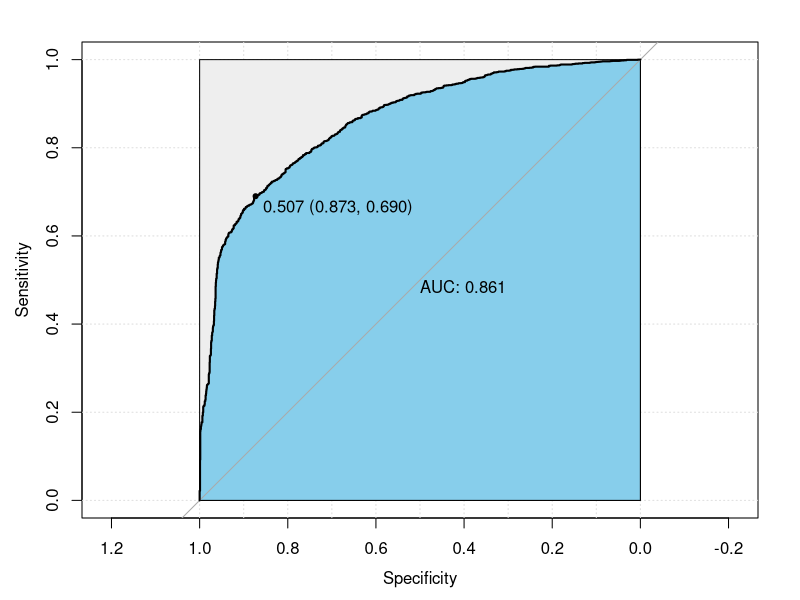

Recreate this plot in R. (Note: this script raises an error after producing the figure.)
## ---- chunk 1
library(MASS)
library(pROC)
library(caret)
library(ggplot2)
## ---- chunk 2
train<-read.csv("./../data/train with smote.csv",header=T)
test<-read.csv("./../data/test.csv",header=T)

for(i in c(1,3,5,6,7,8,15)){
  train[,i]<-as.factor(train[,i])
  test[,i]<-as.factor(test[,i])
}
## ---- chunk 3
fit_LR<-stepAIC(glm(TenYearCHD~.,data=train,family=binomial(link="logit")))
## ---- chunk 4
summary(fit_LR)
## ---- chunk 5
pred_LR_train<-predict(object=fit_LR,newdata=train[,-15],type="response")
roc_LR_train<-roc(train$TenYearCHD,pred_LR_train)
plot(roc_LR_train,print.auc=T,auc.polygon=TRUE,max.auc.polygon=TRUE,grid=c(0.1,0.2),
     auc.polygon.col="skyblue", print.thres=TRUE) #0.861
opt_LR<-coords(roc=roc_LR_train,x="best",ret="threshold",best.method="closest.topleft")
pred_LR_train<-ifelse(pred_LR_train<opt_LR,0,1)
confusionMatrix(data=as.factor(pred_LR_train),reference=as.factor(train$TenYearCHD))

#0.7782,0.804,0.7519
## ---- chunk 6
pred_LR_test<-predict(object=fit_LR,newdata=test[,-15],type="response")
roc_LR_test<-roc(test$TenYearCHD,pred_LR_test)
plot(roc_LR_test,print.auc=T,auc.polygon=TRUE,max.auc.polygon=TRUE,grid=c(0.1,0.2),
     auc.polygon.col="skyblue", print.thres=TRUE) #0.731
pred_LR_test<-ifelse(pred_LR_test<opt_LR,0,1)
confusionMatrix(data=as.factor(pred_LR_test),reference=as.factor(test$TenYearCHD))

#0.7759,0.8310,0.4603
## ---- chunk 7
cor(train$sysBP,train$diaBP)
## ---- chunk 8
fit_BP1<-stepAIC(glm(TenYearCHD~.,data=train[,-11],family=binomial(link="logit")))
## ---- chunk 9
summary(fit_BP1)
## ---- chunk 10
pred_BP1_train<-predict(fit_BP1,newdata=train[,-15],type="response",quiet=T)
roc_BP1_train<-roc(train$TenYearCHD,pred_BP1_train)
plot(roc_BP1_train,print.auc=T,auc.polygon=TRUE,max.auc.polygon=TRUE,grid=c(0.1,0.2),
     auc.polygon.col="skyblue", print.thres=TRUE) #0.861
opt_BP1<-coords(roc=roc_BP1_train,x="best",ret="threshold",best.method="closest.topleft")
pred_BP1_train<-ifelse(pred_BP1_train<opt_BP1,0,1)
confusionMatrix(data=as.factor(pred_BP1_train),reference=as.factor(train$TenYearCHD))
#0.7794,0.8079,0.7510
## ---- chunk 11
pred_BP1_test<-predict(object=fit_BP1,newdata=test[,-15],type="response")
roc_BP1_test<-roc(test$TenYearCHD,pred_BP1_test)
plot(roc_BP1_test,print.auc=T,auc.polygon=TRUE,max.auc.polygon=TRUE,grid=c(0.1,0.2),
     auc.polygon.col="skyblue", print.thres=TRUE) #0.731
pred_BP1_test<-ifelse(pred_BP1_test<opt_BP1,0,1)
confusionMatrix(data=as.factor(pred_BP1_test),reference=as.factor(test$TenYearCHD))
#0.7712,0.8269,0.4524
## ---- chunk 12
pc<-princomp(train[,c("sysBP","diaBP")])
summary(pc,loadings=T)
## ---- chunk 13
train$BP<-as.matrix(train[,c("sysBP","diaBP")])%*%pc$loadings[,1]
test$BP<-as.matrix(test[,c("sysBP","diaBP")])%*%pc$loadings[,1]
## ---- chunk 14
fit_BP2<-stepAIC(glm(TenYearCHD~.,data=train[,c(-10,-11)],family=binomial(link="logit")))
## ---- chunk 15
summary(fit_BP2)
## ---- chunk 16
pred_BP2_train<-predict(fit_BP2,newdata=train[,c(-10,-11,-15)],type="response",quiet=T)
roc_BP2_train<-roc(train$TenYearCHD,pred_BP2_train)
plot(roc_BP2_train,print.auc=T,auc.polygon=TRUE,max.auc.polygon=TRUE,grid=c(0.1,0.2),
     auc.polygon.col="skyblue", print.thres=TRUE) #0.865
opt_BP2<-coords(roc=roc_BP2_train,x="best",ret="threshold",best.method="closest.topleft")
pred_BP2_train<-ifelse(pred_BP2_train<opt_BP2,0,1)
confusionMatrix(data=as.factor(pred_BP2_train),reference=as.factor(train$TenYearCHD))
#0.7835,0.8137,0.7534
## ---- chunk 17
pred_BP2_test<-predict(object=fit_BP2,newdata=test[,c(-10,-11,-15)],type="response")
roc_BP2_test<-roc(test$TenYearCHD,pred_BP2_test)
plot(roc_BP2_test,print.auc=T,auc.polygon=TRUE,max.auc.polygon=TRUE,grid=c(0.1,0.2),
     auc.polygon.col="skyblue", print.thres=TRUE) #0.730
pred_BP2_test<-ifelse(pred_BP2_test<opt_BP2,0,1)
confusionMatrix(data=as.factor(pred_BP2_test),reference=as.factor(test$TenYearCHD))
#0.7748,0.8324,0.4444
## ---- chunk 18
summary(fit_BP2)
## ---- chunk 19
cut<-seq(from=24,to=30,by=0.1)
stat<-matrix(NA,ncol=2,nrow=length(cut))
stat[,1]<-cut
for(i in 1:length(cut)){
  train$BMI_dis<-1+(train$BMI>=cut[i])
  m<-chisq.test(table(train$BMI_dis,train$TenYearCHD))
  stat[i,2]<-m$statistic
}
stat<-as.data.frame(stat)
colnames(stat)<-c("cut","statistic")
## ---- chunk 20
ggplot(data=stat,aes(x=cut,y=statistic))+geom_line()+geom_point()+geom_point(data=stat[5,],col="red",size=3)
## ---- chunk 21
train$BMI_dis<-as.numeric((train$BMI>=24.4))
train$BMI_dis<-as.factor(train$BMI_dis)
fit_BMI<-glm(TenYearCHD~male+age+cigsPerDay+BPMeds+prevalentStroke+prevalentHyp+diabetes+totChol+heartRate+ 
            glucose+BP+BMI_dis,data=train,family=binomial(link="logit"))
summary(fit_BMI)
## ---- chunk 22
pred_BMI<-predict(fit_BMI,newdata=train,type="response",quiet=T)
roc_BMI<-roc(train$TenYearCHD,pred_BMI)
plot(roc_BMI,print.auc=T,auc.polygon=TRUE,max.auc.polygon=TRUE,grid=c(0.1,0.2),
     auc.polygon.col="skyblue", print.thres=TRUE) #0.861
opt_BMI<-coords(roc=roc_BMI,x="best",ret="threshold",best.method="closest.topleft")
pred_BMI<-ifelse(pred_BMI<opt_BMI,0,1)
confusionMatrix(data=as.factor(pred_BMI),reference=as.factor(train$TenYearCHD))
#0.7835,0.8137,0.7534
## ---- chunk 23
test$BMI_dis<-as.factor(as.numeric((test$BMI>=24.4)))
pred_B<-predict(object=fit_BMI,newdata=test,type="response")
roc_B<-roc(test$TenYearCHD,pred_B)
plot(roc_B,print.auc=T,auc.polygon=TRUE,max.auc.polygon=TRUE,grid=c(0.1,0.2),
     auc.polygon.col="skyblue", print.thres=TRUE) #0.730
pred_B<-ifelse(pred_B<opt_BMI,0,1)
confusionMatrix(data=as.factor(pred_B),reference=as.factor(test$TenYearCHD))
#0.7748,0.8324,0.4444
## ---- chunk 24
fit_LR_final<-stepAIC(fit_BMI)
## ---- chunk 25
summary(fit_LR_final)
## ---- chunk 26
pred_LR_train<-predict(object=fit_LR_final,newdata=train,type="response")
roc_LR_train<-roc(train$TenYearCHD,pred_LR_train)
plot(roc_LR_train,print.auc=T,auc.polygon=TRUE,max.auc.polygon=TRUE,grid=c(0.1,0.2),
     auc.polygon.col="skyblue", print.thres=TRUE) #0.861
opt_LR<-coords(roc=roc_LR_train,x="best",ret="threshold",best.method="closest.topleft")
pred_LR_train<-ifelse(pred_LR_train<opt_LR,0,1)
confusionMatrix(data=as.factor(pred_LR_train),reference=as.factor(train$TenYearCHD))
#0.7782,0.804,0.7519
## ---- chunk 27
pred_LR_test<-predict(object=fit_LR_final,newdata=test,type="response")
roc_LR_test<-roc(test$TenYearCHD,pred_LR_test)
plot(roc_LR_test,print.auc=T,auc.polygon=TRUE,max.auc.polygon=TRUE,grid=c(0.1,0.2),
     auc.polygon.col="skyblue", print.thres=TRUE) #0.731
pred_LR_test<-ifelse(pred_LR_test<opt_LR,0,1)
confusionMatrix(data=as.factor(pred_LR_test),reference=as.factor(test$TenYearCHD))
#0.7759,0.8310,0.4603
